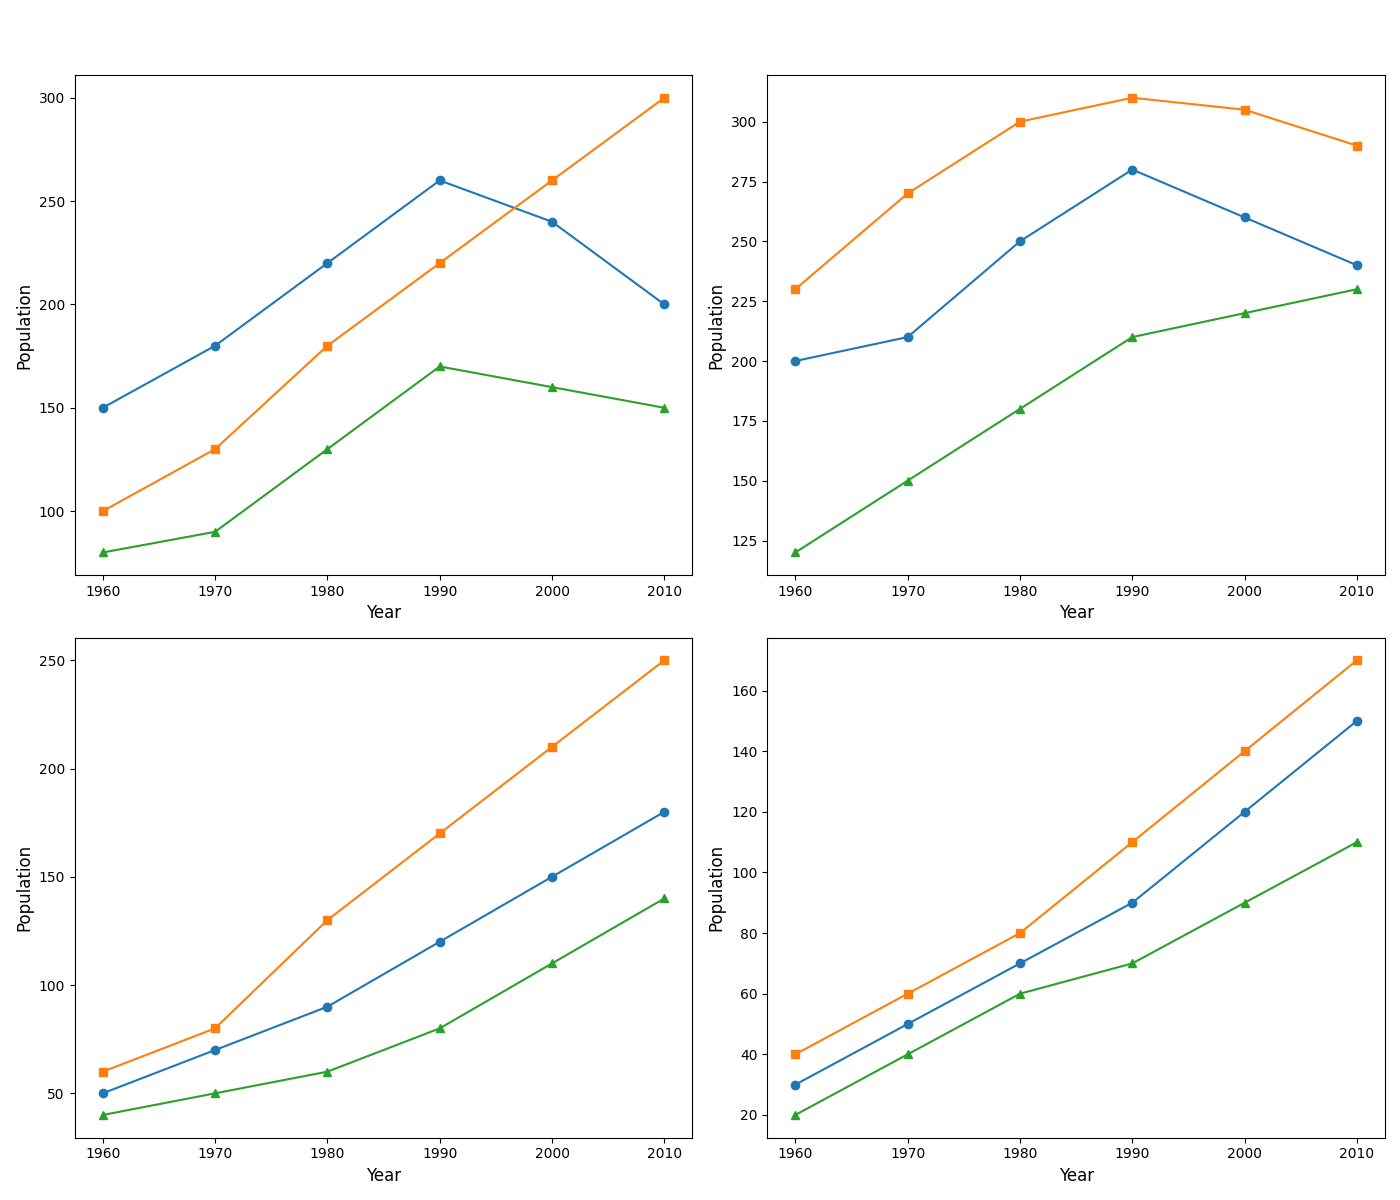

Reproduce this figure in Python.
import matplotlib.pyplot as plt
import numpy as np

years = np.arange(1960, 2020, 10)

dragons_north = [150, 180, 220, 260, 240, 200]
dragons_east = [100, 130, 180, 220, 260, 300]
dragons_west = [80, 90, 130, 170, 160, 150]

unicorns_north = [200, 210, 250, 280, 260, 240]
unicorns_east = [230, 270, 300, 310, 305, 290]
unicorns_west = [120, 150, 180, 210, 220, 230]

phoenixes_north = [50, 70, 90, 120, 150, 180]
phoenixes_east = [60, 80, 130, 170, 210, 250]
phoenixes_west = [40, 50, 60, 80, 110, 140]

griffins_north = [30, 50, 70, 90, 120, 150]
griffins_east = [40, 60, 80, 110, 140, 170]
griffins_west = [20, 40, 60, 70, 90, 110]

def plot_creature(ax, years, data_north, data_east, data_west):
    ax.plot(years, data_north, marker='o')
    ax.plot(years, data_east, marker='s')
    ax.plot(years, data_west, marker='^')
    ax.set_xlabel('Year', fontsize=12)
    ax.set_ylabel('Population', fontsize=12)

fig, axes = plt.subplots(2, 2, figsize=(14, 12))
axes = axes.flatten()

plot_creature(axes[0], years, dragons_north, dragons_east, dragons_west)
plot_creature(axes[1], years, unicorns_north, unicorns_east, unicorns_west)
plot_creature(axes[2], years, phoenixes_north, phoenixes_east, phoenixes_west)
plot_creature(axes[3], years, griffins_north, griffins_east, griffins_west)

plt.tight_layout(rect=[0, 0, 1, 0.95])
plt.show()
